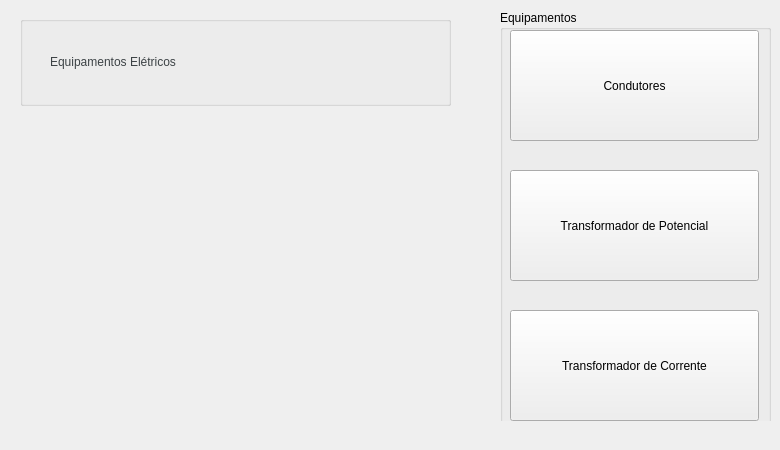
<?xml version="1.0" encoding="UTF-8"?>
<ui version="4.0">
 <class>MainWindow</class>
 <widget class="QMainWindow" name="MainWindow">
  <property name="geometry">
   <rect>
    <x>0</x>
    <y>0</y>
    <width>780</width>
    <height>450</height>
   </rect>
  </property>
  <property name="minimumSize">
   <size>
    <width>780</width>
    <height>450</height>
   </size>
  </property>
  <property name="maximumSize">
   <size>
    <width>780</width>
    <height>450</height>
   </size>
  </property>
  <property name="windowTitle">
   <string>Equipamentos Elétricos</string>
  </property>
  <property name="windowIcon">
   <iconset>
    <normaloff>Imagens/myIcon.png</normaloff>Imagens/myIcon.png</iconset>
  </property>
  <property name="autoFillBackground">
   <bool>true</bool>
  </property>
  <property name="styleSheet">
   <string notr="true"/>
  </property>
  <widget class="QWidget" name="centralwidget">
   <property name="maximumSize">
    <size>
     <width>800</width>
     <height>16777215</height>
    </size>
   </property>
   <widget class="QWidget" name="widget" native="true">
    <property name="geometry">
     <rect>
      <x>0</x>
      <y>0</y>
      <width>781</width>
      <height>421</height>
     </rect>
    </property>
    <property name="styleSheet">
     <string notr="true">/*
Aqua Style Sheet for QT Applications
Author: Jaime A. Quiroga P.
Company: GTRONICK
Last updated: 22/01/2019, 07:55.
Available at: https://github.com/GTRONICK/QSS/blob/master/Aqua.qss
*/

QMainWindow {
	background-color:#ececec;
	border-width: 1px;
	border-radius: 3px;
	border-bottom-color: rgb(150,150,150);
	border-right-color: rgb(165,165,165);
	border-left-color: rgb(165,165,165);
	border-top-color: rgb(180,180,180);
	border-style: groove;
}

QGroupBox {
	color: rgb(81,72,65);
	background-color:#ececec;
	border-width: 1px;
	border-radius: 4px;
	border-bottom-color: rgba(150,150,150,100);
	border-right-color: rgba(165,165,165,100);
	border-left-color: rgba(165,165,165,100);
	border-top-color: rgba(180,180,180,100);
	border-style: groove;

}



QTextEdit {
	border-width: 1px;
	border-style: solid;
	border-color: qlineargradient(spread:pad, x1:0.5, y1:1, x2:0.5, y2:0, stop:0 rgba(0, 113, 255, 255), stop:1 rgba(91, 171, 252, 255));
}
QPlainTextEdit {
	border-width: 1px;
	border-style: solid;
	border-color: qlineargradient(spread:pad, x1:0.5, y1:1, x2:0.5, y2:0, stop:0 rgba(0, 113, 255, 255), stop:1 rgba(91, 171, 252, 255));
}
QToolButton {
	border-style: solid;
	border-top-color: qlineargradient(spread:pad, x1:0.5, y1:1, x2:0.5, y2:0, stop:0 rgb(215, 215, 215), stop:1 rgb(222, 222, 222));
	border-right-color: qlineargradient(spread:pad, x1:0, y1:0.5, x2:1, y2:0.5, stop:0 rgb(217, 217, 217), stop:1 rgb(227, 227, 227));
	border-left-color: qlineargradient(spread:pad, x1:0, y1:0.5, x2:1, y2:0.5, stop:0 rgb(227, 227, 227), stop:1 rgb(217, 217, 217));
	border-bottom-color: qlineargradient(spread:pad, x1:0.5, y1:1, x2:0.5, y2:0, stop:0 rgb(215, 215, 215), stop:1 rgb(222, 222, 222));
	border-width: 1px;
	border-radius: 5px;
	color: rgb(0,0,0);
	padding: 2px;
	background-color: rgb(255,255,255);
}
QToolButton:hover{
	border-style: solid;
	border-top-color: qlineargradient(spread:pad, x1:0.5, y1:1, x2:0.5, y2:0, stop:0 rgb(195, 195, 195), stop:1 rgb(222, 222, 222));
	border-right-color: qlineargradient(spread:pad, x1:0, y1:0.5, x2:1, y2:0.5, stop:0 rgb(197, 197, 197), stop:1 rgb(227, 227, 227));
	border-left-color: qlineargradient(spread:pad, x1:0, y1:0.5, x2:1, y2:0.5, stop:0 rgb(227, 227, 227), stop:1 rgb(197, 197, 197));
	border-bottom-color: qlineargradient(spread:pad, x1:0.5, y1:1, x2:0.5, y2:0, stop:0 rgb(195, 195, 195), stop:1 rgb(222, 222, 222));
	border-width: 1px;
	border-radius: 5px;
	color: rgb(0,0,0);
	padding: 2px;
	background-color: rgb(255,255,255);
}
QToolButton:pressed{
	border-style: solid;
	border-top-color: qlineargradient(spread:pad, x1:0.5, y1:1, x2:0.5, y2:0, stop:0 rgb(215, 215, 215), stop:1 rgb(222, 222, 222));
	border-right-color: qlineargradient(spread:pad, x1:0, y1:0.5, x2:1, y2:0.5, stop:0 rgb(217, 217, 217), stop:1 rgb(227, 227, 227));
	border-left-color: qlineargradient(spread:pad, x1:0, y1:0.5, x2:1, y2:0.5, stop:0 rgb(227, 227, 227), stop:1 rgb(217, 217, 217));
	border-bottom-color: qlineargradient(spread:pad, x1:0.5, y1:1, x2:0.5, y2:0, stop:0 rgb(215, 215, 215), stop:1 rgb(222, 222, 222));
	border-width: 1px;
	border-radius: 5px;
	color: rgb(0,0,0);
	padding: 2px;
	background-color: rgb(142,142,142);
}
QPushButton{
	color:rgb(81,72,65);
	border-width: 1px;
	border-radius: 6px;
	border-bottom-color: rgb(150,150,150);
	border-right-color: rgb(165,165,165);
	border-left-color: rgb(165,165,165);
	border-top-color: rgb(180,180,180);
	border-style: solid;
	padding: 4px;
	background-color: qlineargradient(spread:pad, x1:0.5, y1:1, x2:0.5, y2:0, stop:0 rgba(220, 220, 220, 255), stop:1 rgba(255, 255, 255, 255));
}
QPushButton:hover{
	color:rgb(17,17,17);
	border-width: 1px;
	border-radius:6px;
	border-top-color: qlineargradient(spread:pad, x1:0.5, y1:1, x2:0.5, y2:0, stop:0 rgba(0, 113, 255, 155), stop:1 rgba(91, 171, 252, 155));
	border-right-color: qlineargradient(spread:pad, x1:0.5, y1:1, x2:0.5, y2:0, stop:0 rgba(0, 113, 255, 155), stop:1 rgba(91, 171, 252, 155));
	border-left-color:  qlineargradient(spread:pad, x1:0.5, y1:1, x2:0.5, y2:0, stop:0 rgba(0, 113, 255, 155), stop:1 rgba(91, 171, 252, 155));
	border-bottom-color: qlineargradient(spread:pad, x1:0.5, y1:1, x2:0.5, y2:0, stop:0 rgba(0, 113, 255, 155), stop:1 rgba(91, 171, 252, 155));
	border-style: solid;
	padding: 2px;
	background-color: qlineargradient(spread:pad, x1:0.5, y1:1, x2:0.5, y2:0, stop:0 rgba(220, 220, 220, 255), stop:1 rgba(255, 255, 255, 255));
}
QPushButton:default{
	color:rgb(17,17,17);
	border-width: 1px;
	border-radius:6px;
	border-top-color: qlineargradient(spread:pad, x1:0.5, y1:1, x2:0.5, y2:0, stop:0 rgba(0, 113, 255, 255), stop:1 rgba(91, 171, 252, 255));
	border-right-color: qlineargradient(spread:pad, x1:0.5, y1:1, x2:0.5, y2:0, stop:0 rgba(0, 113, 255, 255), stop:1 rgba(91, 171, 252, 255));
	border-left-color:  qlineargradient(spread:pad, x1:0.5, y1:1, x2:0.5, y2:0, stop:0 rgba(0, 113, 255, 255), stop:1 rgba(91, 171, 252, 255));
	border-bottom-color: qlineargradient(spread:pad, x1:0.5, y1:1, x2:0.5, y2:0, stop:0 rgba(0, 113, 255, 255), stop:1 rgba(91, 171, 252, 255));
	border-style: solid;
	padding: 2px;
	background-color: qlineargradient(spread:pad, x1:0.5, y1:1, x2:0.5, y2:0, stop:0 rgba(220, 220, 220, 255), stop:1 rgba(255, 255, 255, 255));
}
QPushButton:pressed{
	color:rgb(17,17,17);
	border-width: 1px;
	border-radius: 6px;
	border-width: 1px;
	border-top-color: qlineargradient(spread:pad, x1:0.5, y1:1, x2:0.5, y2:0, stop:0 rgba(0, 113, 255, 100), stop:1 rgba(91, 171, 200, 45));
	border-right-color: qlineargradient(spread:pad, x1:0.5, y1:1, x2:0.5, y2:0, stop:0 rgba(0, 113, 255, 100), stop:1 rgba(91, 171, 252, 100));
	border-left-color:  qlineargradient(spread:pad, x1:0.5, y1:1, x2:0.5, y2:0, stop:0 rgba(0, 113, 255, 100), stop:1 rgba(91, 171, 252, 100));
	border-bottom-color: qlineargradient(spread:pad, x1:0.5, y1:1, x2:0.5, y2:0, stop:0 rgba(0, 113, 255, 100), stop:1 rgba(91, 171, 252, 100));
	border-style: solid;
	padding: 2px;
	background-color: qlineargradient(spread:pad, x1:0.5, y1:0, x2:0.5, y2:1, stop:0 rgba(220, 220, 220, 255), stop:1 rgba(255, 255, 255, 255));
}
QPushButton:disabled{
	color:rgb(174,167,159);
	border-width: 1px;
	border-radius: 6px;
	background-color: qlineargradient(spread:pad, x1:0.5, y1:1, x2:0.5, y2:0, stop:0 rgba(200, 200, 200, 255), stop:1 rgba(230, 230, 230, 255));
}

QComboBox {
	color:rgb(81,72,65);
	border-width: 1px;
	border-radius: 6px;
	border-bottom-color: rgb(150,150,150);
	border-right-color: rgb(165,165,165);
	border-left-color: rgb(165,165,165);
	border-top-color: rgb(180,180,180);
	border-style: solid;
	padding: 5px;
	background-color: qlineargradient(spread:pad, x1:0.5, y1:1, x2:0.5, y2:0, stop:0 rgba(220, 220, 220, 255), stop:1 rgba(255, 255, 255, 255));
}

QComboBox::drop-down 
{
 border: 0px;	

}

QComboBox::down-arrow, QSpinBox::down-arrow, QTimeEdit::down-arrow, QDateEdit::down-arrow
{
    image: url(:/Imagens/Imagens/down-arrow.png);
    width: 20px;
    height: 15px;
}

QComboBox:editable {
	background: #ffffff;
	color: rgb(81,72,65);
	selection-color:rgb(81,72,65);
	selection-background-color: #ffffff;

	
}
QComboBox QAbstractItemView {
	color:rgb(81,72,65);	
	background: #ffffff;
	selection-color: #ffffff;
	selection-background-color: qlineargradient(spread:pad, x1:0.5, y1:1, x2:0.5, y2:0, stop:0 rgba(0, 113, 255, 255), stop:1 rgba(91, 171, 252, 255));


	border-width: 1px;
	border-radius: 3px;
	border-bottom-color: rgb(150,150,150);
	border-right-color: rgb(165,165,165);
	border-left-color: rgb(165,165,165);
	border-top-color: rgb(180,180,180);
	border-style: groove;
	
}
QComboBox:!editable:on, QComboBox::drop-down:editable:on {
	color:  #1e1d23;	
    background: #ffffff;
}

QLineEdit {
	color: rgb(81,72,65);
	border-width: 1px; border-radius: 4px;
	border-style: solid;
	border-color: qlineargradient(spread:pad, x1:0.5, y1:1, x2:0.5, y2:0, stop:0 rgba(0, 113, 255, 100), stop:1 rgba(91, 171, 252, 100));
}
QLabel {
	color: rgb(81,72,65);
}
QLCDNumber {
	color: rgb(0, 113, 255, 255);
}
QProgressBar {
	text-align: center;
	color: rgb(240, 240, 240);
	border-width: 1px; 
	border-radius: 10px;
	border-color: rgb(230, 230, 230);
	border-style: solid;
	background-color:rgb(207,207,207);
}
QProgressBar::chunk {
	background-color: qlineargradient(spread:pad, x1:0.5, y1:1, x2:0.5, y2:0, stop:0 rgba(49, 147, 250, 255), stop:1 rgba(34, 142, 255, 255));
	border-radius: 10px;
}
QMenuBar {
	background-color: qlineargradient(spread:pad, x1:0.5, y1:1, x2:0.5, y2:0, stop:0 rgba(207, 209, 207, 255), stop:1 rgba(230, 229, 230, 255));
}
QMenuBar::item {
	color: #000000;
  	spacing: 3px;
  	padding: 1px 4px;
	background-color: qlineargradient(spread:pad, x1:0.5, y1:1, x2:0.5, y2:0, stop:0 rgba(207, 209, 207, 255), stop:1 rgba(230, 229, 230, 255));
}

QMenuBar::item:selected {
  	background-color: qlineargradient(spread:pad, x1:0.5, y1:1, x2:0.5, y2:0, stop:0 rgba(0, 113, 255, 255), stop:1 rgba(91, 171, 252, 255));
	color: #FFFFFF;
}
QMenu::item:selected {
	border-style: solid;
	border-top-color: transparent;
	border-right-color: transparent;
	border-left-color: qlineargradient(spread:pad, x1:0.5, y1:1, x2:0.5, y2:0, stop:0 rgba(0, 113, 255, 255), stop:1 rgba(91, 171, 252, 255));
	border-bottom-color: transparent;
	border-left-width: 2px;
	color: #000000;
	padding-left:15px;
	padding-top:4px;
	padding-bottom:4px;
	padding-right:7px;
}
QMenu::item {
	border-style: solid;
	border-top-color: transparent;
	border-right-color: transparent;
	border-left-color: transparent;
	border-bottom-color: transparent;
	border-bottom-width: 1px;
	color: #000000;
	padding-left:17px;
	padding-top:4px;
	padding-bottom:4px;
	padding-right:7px;
}
QTabWidget {
	color:rgb(0,0,0);
	background-color:#000000;
}
QTabWidget::pane {
		border-color: rgb(223,223,223);
		background-color:rgb(226,226,226);
		border-style: solid;
		border-width: 2px;
    	border-radius: 6px;
}
QTabBar::tab:first {
	border-style: solid;
	border-left-width:1px;
	border-right-width:0px;
	border-top-width:1px;
	border-bottom-width:1px;
	border-top-color: rgb(209,209,209);
	border-left-color: qlineargradient(spread:pad, x1:0.5, y1:1, x2:0.5, y2:0, stop:0 rgba(209, 209, 209, 209), stop:1 rgba(229, 229, 229, 229));
	border-bottom-color: rgb(229,229,229);
	border-top-left-radius: 4px;
	border-bottom-left-radius: 4px;
	color: #000000;
	padding: 3px;
	margin-left:0px;
	background-color: qlineargradient(spread:pad, x1:0.5, y1:1, x2:0.5, y2:0, stop:0 rgba(247, 247, 247, 255), stop:1 rgba(255, 255, 255, 255));
}
QTabBar::tab:last {
	border-style: solid;
	border-width:1px;
	border-top-color: rgb(209,209,209);
	border-left-color: qlineargradient(spread:pad, x1:0.5, y1:1, x2:0.5, y2:0, stop:0 rgba(209, 209, 209, 209), stop:1 rgba(229, 229, 229, 229));
	border-right-color: qlineargradient(spread:pad, x1:0.5, y1:1, x2:0.5, y2:0, stop:0 rgba(209, 209, 209, 209), stop:1 rgba(229, 229, 229, 229));
	border-bottom-color: rgb(229,229,229);
	border-top-right-radius: 4px;
	border-bottom-right-radius: 4px;
	color: #000000;
	padding: 3px;
	margin-left:0px;
	background-color: qlineargradient(spread:pad, x1:0.5, y1:1, x2:0.5, y2:0, stop:0 rgba(247, 247, 247, 255), stop:1 rgba(255, 255, 255, 255));
}
QTabBar::tab {
	border-style: solid;
	border-top-width:1px;
	border-bottom-width:1px;
	border-left-width:1px;
	border-top-color: rgb(209,209,209);
	border-left-color: qlineargradient(spread:pad, x1:0.5, y1:1, x2:0.5, y2:0, stop:0 rgba(209, 209, 209, 209), stop:1 rgba(229, 229, 229, 229));
	border-bottom-color: rgb(229,229,229);
	color: #000000;
	padding: 3px;
	margin-left:0px;
	background-color: qlineargradient(spread:pad, x1:0.5, y1:1, x2:0.5, y2:0, stop:0 rgba(247, 247, 247, 255), stop:1 rgba(255, 255, 255, 255));
}
QTabBar::tab:selected, QTabBar::tab:last:selected, QTabBar::tab:hover {
  	border-style: solid;
  	border-left-width:1px;
	border-right-color: transparent;
	border-top-color: rgb(209,209,209);
	border-left-color: qlineargradient(spread:pad, x1:0.5, y1:1, x2:0.5, y2:0, stop:0 rgba(209, 209, 209, 209), stop:1 rgba(229, 229, 229, 229));
	border-bottom-color: rgb(229,229,229);
	color: #FFFFFF;
	padding: 3px;
	margin-left:0px;
	background-color: qlineargradient(spread:pad, x1:0.5, y1:1, x2:0.5, y2:0, stop:0 rgba(0, 113, 255, 255), stop:1 rgba(91, 171, 252, 255));
}

QTabBar::tab:selected, QTabBar::tab:first:selected, QTabBar::tab:hover {
  	border-style: solid;
  	border-left-width:1px;
  	border-bottom-width:1px;
  	border-top-width:1px;
	border-right-color: transparent;
	border-top-color: rgb(209,209,209);
	border-left-color: qlineargradient(spread:pad, x1:0.5, y1:1, x2:0.5, y2:0, stop:0 rgba(209, 209, 209, 209), stop:1 rgba(229, 229, 229, 229));
	border-bottom-color: rgb(229,229,229);
	color: #FFFFFF;
	padding: 3px;
	margin-left:0px;
	background-color: qlineargradient(spread:pad, x1:0.5, y1:1, x2:0.5, y2:0, stop:0 rgba(0, 113, 255, 255), stop:1 rgba(91, 171, 252, 255));
}

QCheckBox {
	color: #000000;
	padding: 2px;
}
QCheckBox:disabled {
	color: #808086;
	padding: 2px;
}

QCheckBox:hover {
	border-radius:4px;
	border-style:solid;
	padding-left: 1px;
	padding-right: 1px;
	padding-bottom: 1px;
	padding-top: 1px;
	border-width:1px;
	border-color: transparent;
}
QCheckBox::indicator:checked {

	height: 10px;
	width: 10px;
	border-style:solid;
	border-width: 1px;
	border-color: qlineargradient(spread:pad, x1:0.5, y1:1, x2:0.5, y2:0, stop:0 rgba(0, 113, 255, 255), stop:1 rgba(91, 171, 252, 255));
	color: #000000;
	background-color: qlineargradient(spread:pad, x1:0.5, y1:1, x2:0.5, y2:0, stop:0 rgba(0, 113, 255, 255), stop:1 rgba(91, 171, 252, 255));
}
QCheckBox::indicator:unchecked {

	height: 10px;
	width: 10px;
	border-style:solid;
	border-width: 1px;
	border-color: qlineargradient(spread:pad, x1:0.5, y1:1, x2:0.5, y2:0, stop:0 rgba(0, 113, 255, 255), stop:1 rgba(91, 171, 252, 255));
	color: #000000;
}
QRadioButton {
	color: rgb(81,72,65);
	padding: 1px;
}
QRadioButton:hover {
	color: rgb(17,17,17);

}
QRadioButton::indicator:checked {
	height: 10px;
	width: 10px;
	border-style:solid;
	border-radius:5px;
	border-width: 1px;
	border-color: qlineargradient(spread:pad, x1:0.5, y1:1, x2:0.5, y2:0, stop:0 rgba(0, 113, 255, 100), stop:1 rgba(91, 171, 252, 100));
	color: #a9b7c6;
	background-color: qlineargradient(spread:pad, x1:0.5, y1:1, x2:0.5, y2:0, stop:0 rgba(0, 113, 255, 255), stop:1 rgba(91, 171, 252, 255));
}
QRadioButton::indicator:!checked {
	height: 10px;
	width: 10px;
	border-style:solid;
	border-radius:5px;
	border-width: 1px;
	border-color: qlineargradient(spread:pad, x1:0.5, y1:1, x2:0.5, y2:0, stop:0 rgba(0, 113, 255, 100), stop:1 rgba(91, 171, 252, 100));
	color: #a9b7c6;
	background-color: transparent;
}
QStatusBar {
	color:#027f7f;
}
QSpinBox {
	border-style: solid;
	border-width: 1px;
	border-color: qlineargradient(spread:pad, x1:0.5, y1:1, x2:0.5, y2:0, stop:0 rgba(0, 113, 255, 255), stop:1 rgba(91, 171, 252, 255));
}
QDoubleSpinBox {
	border-style: solid;
	border-width: 1px;
	border-color: qlineargradient(spread:pad, x1:0.5, y1:1, x2:0.5, y2:0, stop:0 rgba(0, 113, 255, 255), stop:1 rgba(91, 171, 252, 255));
}
QTimeEdit {
	border-style: solid;
	border-width: 1px;
	border-color: qlineargradient(spread:pad, x1:0.5, y1:1, x2:0.5, y2:0, stop:0 rgba(0, 113, 255, 255), stop:1 rgba(91, 171, 252, 255));
}
QDateTimeEdit {
	border-style: solid;
	border-width: 1px;
	border-color: qlineargradient(spread:pad, x1:0.5, y1:1, x2:0.5, y2:0, stop:0 rgba(0, 113, 255, 255), stop:1 rgba(91, 171, 252, 255));
}
QDateEdit {
	border-style: solid;
	border-width: 1px;
	border-color: qlineargradient(spread:pad, x1:0.5, y1:1, x2:0.5, y2:0, stop:0 rgba(0, 113, 255, 255), stop:1 rgba(91, 171, 252, 255));
}

QToolBox {
	color: #a9b7c6;
	background-color:#000000;
}
QToolBox::tab {
	color: #a9b7c6;
	background-color:#000000;
}
QToolBox::tab:selected {
	color: #FFFFFF;
	background-color:#000000;
}
QScrollArea {
	color: #FFFFFF;
	background-color:#000000;
}
QSlider::groove:horizontal {
	height: 5px;
	background-color: qlineargradient(spread:pad, x1:0.5, y1:1, x2:0.5, y2:0, stop:0 rgba(49, 147, 250, 255), stop:1 rgba(34, 142, 255, 255));
}
QSlider::groove:vertical {
	width: 5px;
	background-color: qlineargradient(spread:pad, x1:0.5, y1:1, x2:0.5, y2:0, stop:0 rgba(49, 147, 250, 255), stop:1 rgba(34, 142, 255, 255));
}
QSlider::handle:horizontal {
	background: rgb(253,253,253);
	border-style: solid;
	border-width: 1px;
	border-color: rgb(207,207,207);
	width: 12px;
	margin: -5px 0;
	border-radius: 7px;
}
QSlider::handle:vertical {
	background: rgb(253,253,253);
	border-style: solid;
	border-width: 1px;
	border-color: rgb(207,207,207);
	height: 12px;
	margin: 0 -5px;
	border-radius: 7px;
}
QSlider::add-page:horizontal {
    background: rgb(181,181,181);
}
QSlider::add-page:vertical {
    background: rgb(181,181,181);
}
QSlider::sub-page:horizontal {
    background-color: qlineargradient(spread:pad, x1:0.5, y1:1, x2:0.5, y2:0, stop:0 rgba(49, 147, 250, 255), stop:1 rgba(34, 142, 255, 255));
}
QSlider::sub-page:vertical {
    background-color: qlineargradient(spread:pad, y1:0.5, x1:1, y2:0.5, x2:0, stop:0 rgba(49, 147, 250, 255), stop:1 rgba(34, 142, 255, 255));
}
QScrollBar:horizontal {
	max-height: 20px;
	border: 1px transparent grey;
	margin: 0px 20px 0px 20px;
}
QScrollBar:vertical {
	max-width: 20px;
	border: 1px transparent grey;
	margin: 20px 0px 20px 0px;
}
QScrollBar::handle:horizontal {
	background: rgb(253,253,253);
	border-style: solid;
	border-width: 1px;
	border-color: rgb(207,207,207);
	border-radius: 7px;
	min-width: 25px;
}
QScrollBar::handle:horizontal:hover {
	background: rgb(253,253,253);
	border-style: solid;
	border-width: 1px;
	border-color: rgb(147, 200, 200);
	border-radius: 7px;
	min-width: 25px;
}
QScrollBar::handle:vertical {
	background: rgb(253,253,253);
	border-style: solid;
	border-width: 1px;
	border-color: rgb(207,207,207);
	border-radius: 7px;
	min-height: 25px;
}
QScrollBar::handle:vertical:hover {
	background: rgb(253,253,253);
	border-style: solid;
	border-width: 1px;
	border-color: rgb(147, 200, 200);
	border-radius: 7px;
	min-height: 25px;
}
QScrollBar::add-line:horizontal {
   border: 2px transparent grey;
   border-top-right-radius: 7px;
   border-bottom-right-radius: 7px;
   background: rgba(34, 142, 255, 255);
   width: 20px;
   subcontrol-position: right;
   subcontrol-origin: margin;
}
QScrollBar::add-line:horizontal:pressed {
   border: 2px transparent grey;
   border-top-right-radius: 7px;
   border-bottom-right-radius: 7px;
   background: rgb(181,181,181);
   width: 20px;
   subcontrol-position: right;
   subcontrol-origin: margin;
}
QScrollBar::add-line:vertical {
   border: 2px transparent grey;
   border-bottom-left-radius: 7px;
   border-bottom-right-radius: 7px;
   background: rgba(34, 142, 255, 255);
   height: 20px;
   subcontrol-position: bottom;
   subcontrol-origin: margin;
}
QScrollBar::add-line:vertical:pressed {
   border: 2px transparent grey;
   border-bottom-left-radius: 7px;
   border-bottom-right-radius: 7px;
   background: rgb(181,181,181);
   height: 20px;
   subcontrol-position: bottom;
   subcontrol-origin: margin;
}
QScrollBar::sub-line:horizontal {
   border: 2px transparent grey;
   border-top-left-radius: 7px;
   border-bottom-left-radius: 7px;
   background: rgba(34, 142, 255, 255);
   width: 20px;
   subcontrol-position: left;
   subcontrol-origin: margin;
}
QScrollBar::sub-line:horizontal:pressed {
   border: 2px transparent grey;
   border-top-left-radius: 7px;
   border-bottom-left-radius: 7px;
   background: rgb(181,181,181);
   width: 20px;
   subcontrol-position: left;
   subcontrol-origin: margin;
}
QScrollBar::sub-line:vertical {
   border: 2px transparent grey;
   border-top-left-radius: 7px;
   border-top-right-radius: 7px;
   background: rgba(34, 142, 255, 255);
   height: 20px;
   subcontrol-position: top;
   subcontrol-origin: margin;
}
QScrollBar::sub-line:vertical:pressed {
   border: 2px transparent grey;
   border-top-left-radius: 7px;
   border-top-right-radius: 7px;
   background: rgb(181,181,181);
   height: 20px;
   subcontrol-position: top;
   subcontrol-origin: margin;
}
QScrollBar::left-arrow:horizontal {
   border: 1px transparent grey;
   border-top-left-radius: 3px;
   border-bottom-left-radius: 3px;
   width: 6px;
   height: 6px;
   background: white;
}
QScrollBar::right-arrow:horizontal {
   border: 1px transparent grey;
   border-top-right-radius: 3px;
   border-bottom-right-radius: 3px;
   width: 6px;
   height: 6px;
   background: white;
}
QScrollBar::up-arrow:vertical {
   border: 1px transparent grey;
   border-top-left-radius: 3px;
   border-top-right-radius: 3px;
   width: 6px;
   height: 6px;
   background: white;
}
QScrollBar::down-arrow:vertical {
   border: 1px transparent grey;
   border-bottom-left-radius: 3px;
   border-bottom-right-radius: 3px;
   width: 6px;
   height: 6px;
   background: white;
}
QScrollBar::add-page:horizontal, QScrollBar::sub-page:horizontal {
   background: none;
}
QScrollBar::add-page:vertical, QScrollBar::sub-page:vertical {
   background: none;
}
</string>
    </property>
    <widget class="QLabel" name="labelImagemPrincipal">
     <property name="geometry">
      <rect>
       <x>-30</x>
       <y>140</y>
       <width>521</width>
       <height>271</height>
      </rect>
     </property>
     <property name="text">
      <string/>
     </property>
     <property name="pixmap">
      <pixmap>Imagens/Linha.png</pixmap>
     </property>
     <property name="scaledContents">
      <bool>true</bool>
     </property>
    </widget>
    <widget class="QGroupBox" name="groupBox">
     <property name="geometry">
      <rect>
       <x>500</x>
       <y>10</y>
       <width>271</width>
       <height>461</height>
      </rect>
     </property>
     <property name="title">
      <string>Equipamentos</string>
     </property>
     <widget class="QPushButton" name="pushButton_Condutores">
      <property name="geometry">
       <rect>
        <x>10</x>
        <y>20</y>
        <width>249</width>
        <height>111</height>
       </rect>
      </property>
      <property name="whatsThis">
       <string>&lt;html&gt;&lt;head/&gt;&lt;body&gt;&lt;p&gt;Condutores Elétricos&lt;/p&gt;&lt;/body&gt;&lt;/html&gt;</string>
      </property>
      <property name="autoFillBackground">
       <bool>false</bool>
      </property>
      <property name="styleSheet">
       <string notr="true">font: 10pt &quot;Lucida Sans Unicode&quot;;</string>
      </property>
      <property name="text">
       <string>Condutores</string>
      </property>
      <property name="icon">
       <iconset resource="resources.qrc">
        <normaloff>:/Imagens/Imagens/Wire Cu.png</normaloff>:/Imagens/Imagens/Wire Cu.png</iconset>
      </property>
      <property name="iconSize">
       <size>
        <width>50</width>
        <height>50</height>
       </size>
      </property>
      <property name="autoDefault">
       <bool>false</bool>
      </property>
      <property name="flat">
       <bool>false</bool>
      </property>
     </widget>
     <widget class="QPushButton" name="pushButton_Tp">
      <property name="geometry">
       <rect>
        <x>10</x>
        <y>160</y>
        <width>249</width>
        <height>111</height>
       </rect>
      </property>
      <property name="whatsThis">
       <string>&lt;html&gt;&lt;head/&gt;&lt;body&gt;&lt;p&gt;Transformadores de Potencial&lt;/p&gt;&lt;/body&gt;&lt;/html&gt;</string>
      </property>
      <property name="styleSheet">
       <string notr="true">font: 10pt &quot;Lucida Sans Unicode&quot;;</string>
      </property>
      <property name="text">
       <string>Transformador de Potencial</string>
      </property>
      <property name="icon">
       <iconset resource="resources.qrc">
        <normaloff>:/Imagens/Imagens/TP.png</normaloff>:/Imagens/Imagens/TP.png</iconset>
      </property>
      <property name="iconSize">
       <size>
        <width>50</width>
        <height>50</height>
       </size>
      </property>
     </widget>
     <widget class="QPushButton" name="pushButton_Tc">
      <property name="geometry">
       <rect>
        <x>10</x>
        <y>300</y>
        <width>249</width>
        <height>111</height>
       </rect>
      </property>
      <property name="whatsThis">
       <string>&lt;html&gt;&lt;head/&gt;&lt;body&gt;&lt;p&gt;Transformadores de Corrente&lt;/p&gt;&lt;/body&gt;&lt;/html&gt;</string>
      </property>
      <property name="styleSheet">
       <string notr="true">font: 10pt &quot;Lucida Sans Unicode&quot;;</string>
      </property>
      <property name="text">
       <string>Transformador de Corrente</string>
      </property>
      <property name="icon">
       <iconset resource="resources.qrc">
        <normaloff>:/Imagens/Imagens/TC.png</normaloff>:/Imagens/Imagens/TC.png</iconset>
      </property>
      <property name="iconSize">
       <size>
        <width>50</width>
        <height>50</height>
       </size>
      </property>
     </widget>
    </widget>
    <widget class="QGroupBox" name="groupBox_2">
     <property name="geometry">
      <rect>
       <x>20</x>
       <y>16</y>
       <width>431</width>
       <height>90</height>
      </rect>
     </property>
     <property name="styleSheet">
      <string notr="true"/>
     </property>
     <property name="title">
      <string/>
     </property>
     <widget class="QLabel" name="labelEquipamentosEletricos">
      <property name="geometry">
       <rect>
        <x>30</x>
        <y>20</y>
        <width>381</width>
        <height>51</height>
       </rect>
      </property>
      <property name="styleSheet">
       <string notr="true">font: 24pt &quot;MS Reference Sans Serif&quot;;
color: rgb(60, 66, 69);</string>
      </property>
      <property name="text">
       <string>Equipamentos Elétricos</string>
      </property>
     </widget>
    </widget>
   </widget>
  </widget>
 </widget>
 <resources>
  <include location="resources.qrc"/>
 </resources>
 <connections/>
</ui>
